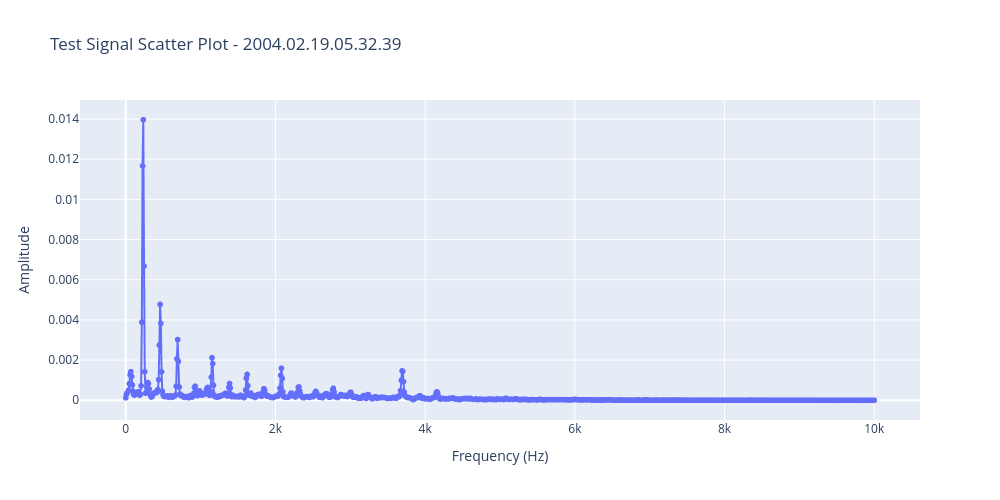
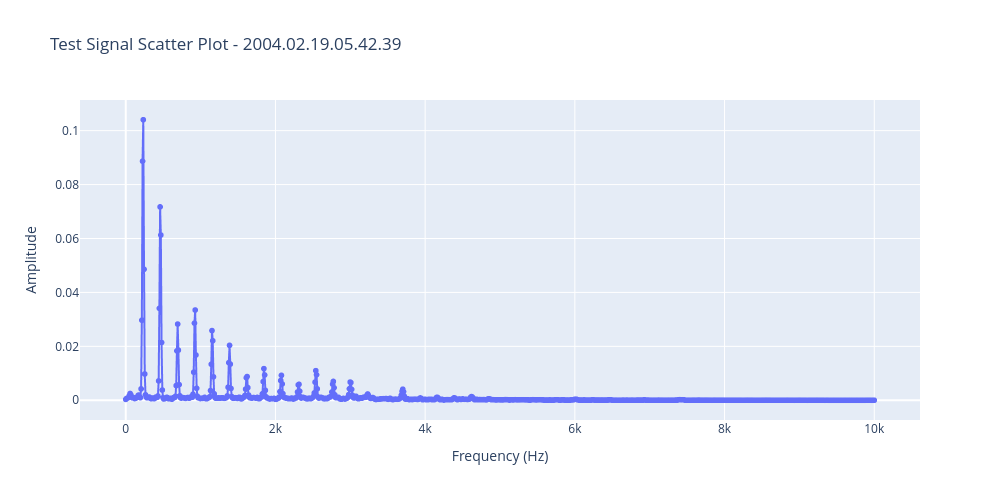
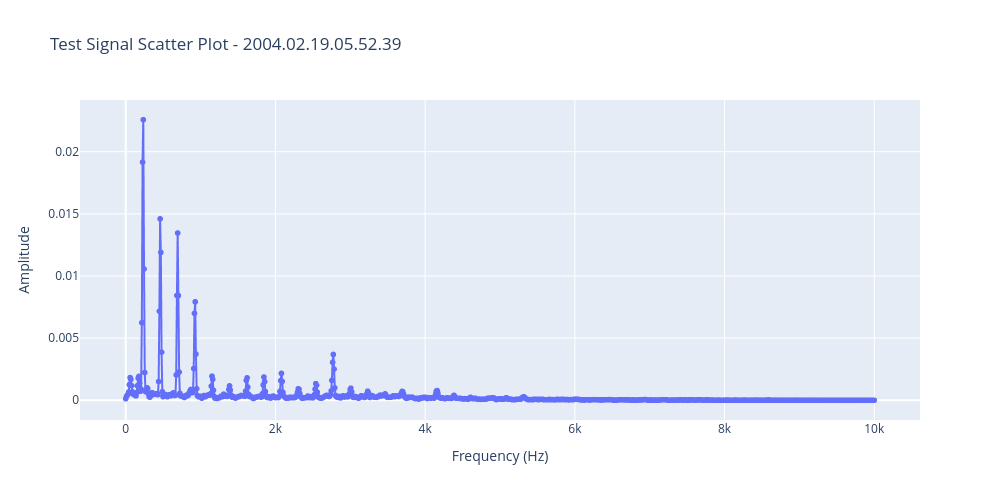
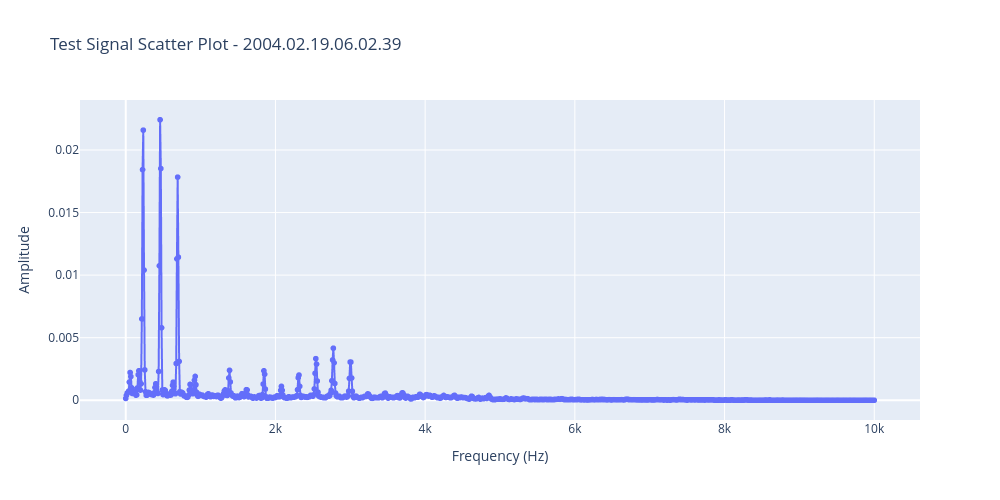

Notebook code cell kept with these figures, in order:
### Code cell
processed_signals = []
for test_df in df_list_per_test['2nd_test'][-4:]:
    file_name = test_df['file_name'][0]
    y = test_df['channel_1'].to_numpy()
    x = test_df['measurement_time_in_seconds'].to_numpy()
    signal = Signal(x=x, y=y)
    processed_signal = process_signal(signal=signal, steps=SIGNAL_PROCESSING_STEPS)
    fig = px.line(x=processed_signal.x,
                  y=processed_signal.y,
                  markers=True,
                  title=f'Test Signal Scatter Plot - {file_name}',
                  labels={'x': 'Frequency (Hz)', 'y': 'Amplitude'},
                  width=1000,
                  height=500
    )
    fig.show();

### Figure 1 — Plotly figure (JSON) as saved in the notebook; plotly's stock layout.template omitted (floating-point values rounded to 4 significant figures; data arrays with more than 128 entries replaced by an {"elided": "..."} marker saying what was removed)
{"data": [{"hovertemplate": "Frequency (Hz)=%{x}<br>Amplitude=%{y}<extra></extra>", "legendgroup": "", "line": {"color": "#636efa", "dash": "solid"}, "marker": {"symbol": "circle"}, "mode": "lines+markers", "name": "", "showlegend": false, "type": "scattergl", "x": {"elided": "1025 float values"}, "xaxis": "x", "y": {"elided": "1025 float values"}, "yaxis": "y"}], "layout": {"height": 500, "legend": {"tracegroupgap": 0}, "title": {"text": "Test Signal Scatter Plot - 2004.02.19.05.32.39"}, "width": 1000, "xaxis": {"anchor": "y", "domain": [0, 1], "title": {"text": "Frequency (Hz)"}}, "yaxis": {"anchor": "x", "domain": [0, 1], "title": {"text": "Amplitude"}}}}

### Figure 2 — Plotly figure (JSON) as saved in the notebook; plotly's stock layout.template omitted (floating-point values rounded to 4 significant figures; data arrays with more than 128 entries replaced by an {"elided": "..."} marker saying what was removed)
{"data": [{"hovertemplate": "Frequency (Hz)=%{x}<br>Amplitude=%{y}<extra></extra>", "legendgroup": "", "line": {"color": "#636efa", "dash": "solid"}, "marker": {"symbol": "circle"}, "mode": "lines+markers", "name": "", "showlegend": false, "type": "scattergl", "x": {"elided": "1025 float values"}, "xaxis": "x", "y": {"elided": "1025 float values"}, "yaxis": "y"}], "layout": {"height": 500, "legend": {"tracegroupgap": 0}, "title": {"text": "Test Signal Scatter Plot - 2004.02.19.05.42.39"}, "width": 1000, "xaxis": {"anchor": "y", "domain": [0, 1], "title": {"text": "Frequency (Hz)"}}, "yaxis": {"anchor": "x", "domain": [0, 1], "title": {"text": "Amplitude"}}}}

### Figure 3 — Plotly figure (JSON) as saved in the notebook; plotly's stock layout.template omitted (floating-point values rounded to 4 significant figures; data arrays with more than 128 entries replaced by an {"elided": "..."} marker saying what was removed)
{"data": [{"hovertemplate": "Frequency (Hz)=%{x}<br>Amplitude=%{y}<extra></extra>", "legendgroup": "", "line": {"color": "#636efa", "dash": "solid"}, "marker": {"symbol": "circle"}, "mode": "lines+markers", "name": "", "showlegend": false, "type": "scattergl", "x": {"elided": "1025 float values"}, "xaxis": "x", "y": {"elided": "1025 float values"}, "yaxis": "y"}], "layout": {"height": 500, "legend": {"tracegroupgap": 0}, "title": {"text": "Test Signal Scatter Plot - 2004.02.19.05.52.39"}, "width": 1000, "xaxis": {"anchor": "y", "domain": [0, 1], "title": {"text": "Frequency (Hz)"}}, "yaxis": {"anchor": "x", "domain": [0, 1], "title": {"text": "Amplitude"}}}}

### Figure 4 — Plotly figure (JSON) as saved in the notebook; plotly's stock layout.template omitted (floating-point values rounded to 4 significant figures; data arrays with more than 128 entries replaced by an {"elided": "..."} marker saying what was removed)
{"data": [{"hovertemplate": "Frequency (Hz)=%{x}<br>Amplitude=%{y}<extra></extra>", "legendgroup": "", "line": {"color": "#636efa", "dash": "solid"}, "marker": {"symbol": "circle"}, "mode": "lines+markers", "name": "", "showlegend": false, "type": "scattergl", "x": {"elided": "1025 float values"}, "xaxis": "x", "y": {"elided": "1025 float values"}, "yaxis": "y"}], "layout": {"height": 500, "legend": {"tracegroupgap": 0}, "title": {"text": "Test Signal Scatter Plot - 2004.02.19.06.02.39"}, "width": 1000, "xaxis": {"anchor": "y", "domain": [0, 1], "title": {"text": "Frequency (Hz)"}}, "yaxis": {"anchor": "x", "domain": [0, 1], "title": {"text": "Amplitude"}}}}
